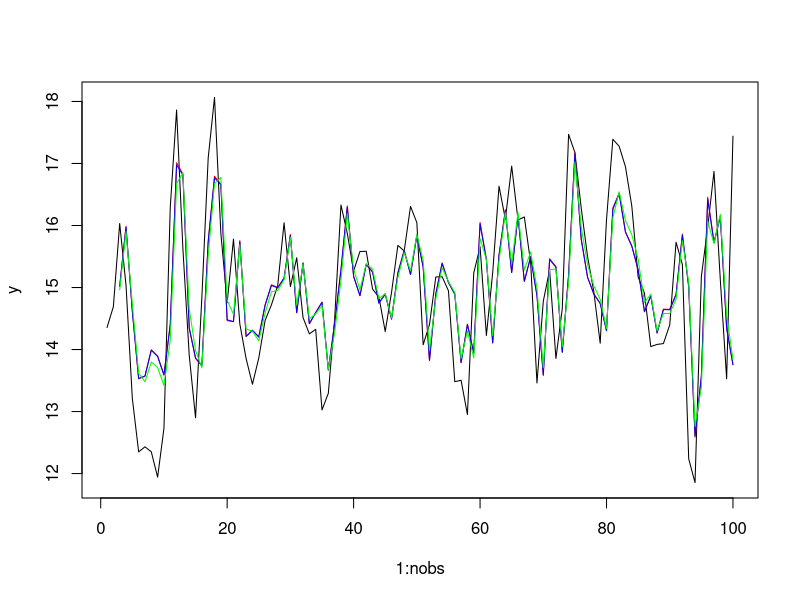

Source code (R):
# AR2 estimators - why and how they differ
# Written by Jorge Paredes on Nov 2026. 

# [0] Preamble ----
library(dplyr); set.seed(1907)
nobs = 100 ; burn_in = 200

# [1] Data ----

## So an AR(2) has the form: y_t = b_0 + b_1 y_{t-1} + b_2 y_{t-2} + e_t, e_t ~ N(0, sigma^2)

## So we need that y_t follows a stationary process (so roots of the characteristic polinomial are out of unitary circle)
## The characteristic polinomial for this process is: 1 - b_1 z -b_2 z^2. Make it equal to zero to find the roots. 

## Let
b = matrix(c(
    9, # b_0
    0.9, #b_1 
    -0.5 #b_2
    ), ncol = 1)

sig2 = 1.2

## Stationarity Check [All have to be True]
b[2] + b[3] < 1; b[3] - b[2] < 1; abs(b[3]) <1

## Complex roots check
b[2]^2 + 4*b[3] < 0

## Generate the errors and the time series
e = matrix(rnorm(nobs+burn_in, 0, sqrt(sig2)), ncol = 1)

y = NULL; y[1] = b[1];  y[2] = b[1]
for(t in 3:(nobs+burn_in)){
    y[t] = b[1] + b[2] *y[t-1] + b[3]*y[t-2] + e[t]
}
y <- matrix(tail(y, nobs), ncol = 1)
e <- matrix(tail(e, nobs), ncol = 1)
rm(burn_in)

coefs <- c("b_0" = b[1], "b_1" = b[2], "b_2" = b[3], "sigma^2" = sig2)

# [2] OLS ----
Y = tail(y, -2)
x = matrix(c(rep(1, nobs), c(NA, y[-nobs]), c(NA, NA, y[1:(nobs-2)])),ncol = 3); X = tail(x,-2)

b_ols = solve(t(X) %*% X) %*% t(X) %*% Y

e_ols = Y - X %*% b_ols
sig2_ols = as.numeric((t(e_ols) %*% e_ols)/(nrow(X)-ncol(X)))
var_covar = sig2_ols * solve(t(X) %*% X)
se_ols = sqrt(diag(var_covar))
gamma_0_ols <- ((1-b_ols[3])*sig2_ols)/((1+b_ols[3])*( (1-b_ols[3])^2 -b_ols[2]^2))
R2_ols <- 1- sig2_ols/gamma_0_ols

coefs_ols <- c("b_0" = b_ols[1], "b_1" = b_ols[2], "b_2" = b_ols[3], "sigma^2" = sig2_ols)

# [3] Maximum Likelihood ----
## This is the exact maximum likelihood

negll <- function(theta, .Y, .X){
    # Unpack the components of the vector
    b <- theta[1:3]; sig2 <- theta[4]
    # Get the total number of periods (T)
    T <- length(.Y)
    # Make sure is a stationary process and has positive variance
    if(b[2] + b[3] >= 1| b[3] - b[2] >= 1| abs(b[3]) >= 1| sig2 <= 0) return(1e10)
    # compute the residuals from linear regression
    e = .Y[3:T] - .X %*% b
    # Compute mean, variance and autocovariance
    mu <- b[1]/(1-b[2]-b[3])
    gamma_0 <- ((1-b[3])*sig2)/((1+b[3])*( (1-b[3])^2 -b[2]^2))
    gamma_1 <- (b[2]*sig2)/((1+b[3])*( (1-b[3])^2 -b[2]^2))
    # Starting values of joint density
    Y_0 = .Y[1:2]; Sigma_0 = matrix(c(gamma_0, gamma_1, gamma_1, gamma_0), 2)
    mu_0 = matrix(c(mu, mu),ncol=1)
    # log-likelihood
    ll = -log(2*pi) - 0.5 * log(det(Sigma_0)) - 0.5*t(Y_0 - mu_0) %*% solve(Sigma_0)%*% (Y_0 - mu_0) - (T-2)/2* log(2* pi * sig2) - (t(e)%*%e)/(2*sig2) 
    # get it back
    return(-as.numeric(ll))
}
opt = optim(c(b_ols, sig2_ols), negll, .Y = y, .X = X, method = "BFGS", hessian = TRUE)
coefs_mle <- c("b_0" = opt$par[1], "b_1" = opt$par[2], "b_2" = opt$par[3], "sigma^2" = opt$par[4])
se_mle <- sqrt(diag(solve(opt$hessian)))
gamma_0_hat <- ((1-opt$par[3])*opt$par[4])/((1+opt$par[3])*( (1-opt$par[3])^2 -opt$par[2]^2))
R2_mle <- 1- opt$par[4]/gamma_0_hat

# [4] Bayesian estimation ----

## Set up
G <- 11000; burn <- 1000
draws <- matrix(NA, G, 4, dimnames = list(NULL, c("b_0", "b_1", "b_2", "sigma^2")))

## Define the prior
lam <- 0.3
m <- c(0,1,0)
V <- diag(c(100, lam^2, (lam/2)^2))
a <- 0.01; d <- 0.01
Vi <- solve(V); XX <- t(X) %*% X; XY <- t(X) %*% Y 
sig2_g <- sig2_ols

# Gibbs loop
for (g in 1:G) {
    V1 <- solve(Vi + XX/sig2_g)                             # posterior var of b
    m1 <- V1 %*% (Vi %*% m + XY/sig2_g)                     # posterior mean of b
    repeat {                                                # redraw until stationary
        b_g <- m1 + t(chol(V1)) %*% rnorm(3)
        if (b_g[2] + b_g[3] < 1 & b_g[3] - b_g[2] < 1 & abs(b_g[3]) < 1) break
    }
    e_g <- Y - X %*% b_g                                    # residuals at b_g
    sig2_g <- 1/rgamma(1, shape = a + nrow(X)/2, rate = d + sum(e_g^2)/2)  # sig2 ~ IG
    draws[g, ] <- c(b_g, sig2_g)                            # store
}
draws <- draws[-(1:burn), ]                                 # drop burn-in

## Posterior summaries
coefs_bayes <- colMeans(draws)                              # posterior mean
se_bayes <- apply(draws, 2, sd)                             # posterior sd
gamma_0_g <- ((1-draws[,3])*draws[,4])/((1+draws[,3])*((1-draws[,3])^2 - draws[,2]^2))
R2_bayes <- mean(1 - draws[,4]/gamma_0_g)                   # implied R2, averaged over draws

# Comparison ----
plot(1:nobs, y, type = 'l', col = 'black')
lines(3:nobs, X%*%b_ols, col = 'red')
lines(3:nobs, X%*%coefs_mle[1:3], col = 'blue')
lines(3:nobs, X%*%coefs_bayes[1:3], col ='green')

cbind(coefs, coefs_ols, coefs_mle, coefs_bayes)
                                                                 
